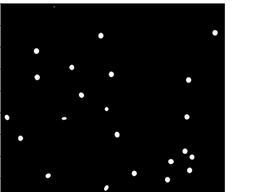
#> input picture images/binary_black_bg_no_axis.tiff, 256 x 192 px, shrunk from 501 x 376 before the run
$ python hough_transform.py
#> lines starting #> are read from the running program, lines starting #| are printed output that depends on the picture; after the words box and inside, x2 and y2 are one past the last pixel; in counts of white or black regions, pixels touching at a corner belong together


import matplotlib.pyplot as plt

from skimage import data, color, img_as_ubyte, io, measure
from skimage.feature import canny
from skimage.transform import hough_ellipse
from skimage.draw import ellipse_perimeter

# Load picture, convert to grayscale and detect edges

image_gray = io.imread('./images/binary_black_bg_no_axis.tiff', as_gray=True)
#> image_gray is the input picture: shape (192, 256) float64; min 0, max 1, mean 0.148
image_rgb = color.gray2rgb(image_gray)
edges = canny(image_gray, sigma=2.0,
              low_threshold=0.55, high_threshold=0.8)
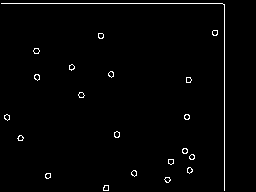
#> edges: shape (192, 256) bool; 1.6% white in thin lines or dots, all inside (x1, y1, x2, y2) = (1, 3, 225, 191)
contours = measure.find_contours(image_gray, 0.8)
#> contours = 23 point arrays, longest 414 points

# Display the image and plot all contours found
for contour in contours:
    result = hough_ellipse(contour)
    result.sort(order='accumulator')

    # Estimated parameters for the ellipse
    best = list(result[-1])
    yc, xc, a, b = [int(round(x)) for x in best[1:5]]
    orientation = best[5]

# Draw the ellipse on the original image
    cy, cx = ellipse_perimeter(yc, xc, a, b, orientation)
#> (the run stopped early here; a loop or call above may not have finished)
